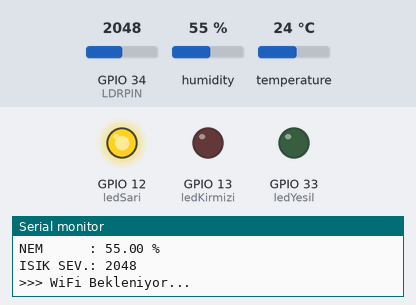
Bench run of a sketch on a simulated ESP32. On the bench: output pins drawn as LEDs (lit = HIGH), the last lines printed to the serial monitor. The test bench sets the inputs (shaded band); at power-on: GPIO 34 (LDRPIN) = 2048, humidity 55 %, temperature 24 °C. WiFi joins after 1.5 s; servers stay silent unless stated; uploads are accepted with an empty reply.

Above: at 0.1 s.
At 18.32 s:
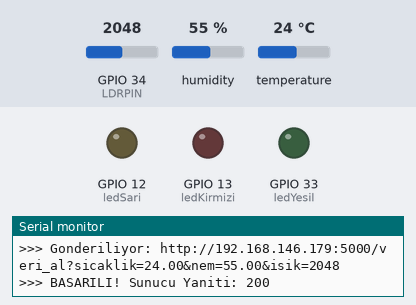
At 39.8 s:
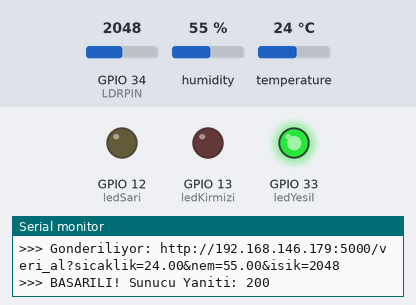
Timing chart, 0 to 40.0 s (numbered marks = the images above):
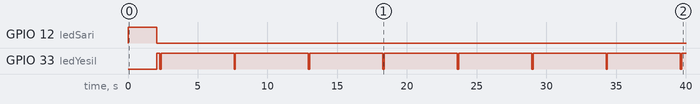

Measured:
- by itself, GPIO 12 (ledSari): LOW → HIGH at 0.03 s, → LOW 2.0 s later
- by itself, GPIO 33 (ledYesil): repeats every 5.3 s: LOW 0.10 s, HIGH 5.2 s

The sketch:

esp_son.ino
```cpp
#include <WiFi.h>              // ESP8266WiFi.h yerine WiFi.h
#include <HTTPClient.h>        // ESP8266HTTPClient.h yerine HTTPClient.h
#include <DHT.h>

// --- AYARLAR ---
const char* ssid = "baris";
const char* password = "bd560954";

// Sunucu IP adresi (Python/Flask sunucun)
const String serverIP = "http://192.168.146.179:5000";

// --- PİN TANIMLARI (Senin devreye göre güncellendi) ---
#define DHTPIN 4       // DHT11 S ucu D4'te
#define DHTTYPE DHT11
#define LDRPIN 34      // LDR ve Direnç birleşimi D34'te (Analog Pin)

const int ledKirmizi = 13; // D13
const int ledSari = 12;    // D12
const int ledYesil = 33;   // D33 (Söndürdüğümüz yeni yer)

DHT dht(DHTPIN, DHTTYPE);

void setup() {
  Serial.begin(115200);

  pinMode(ledYesil, OUTPUT);
  pinMode(ledSari, OUTPUT);
  pinMode(ledKirmizi, OUTPUT);

  dht.begin();

  // WiFi Başlatma
  WiFi.begin(ssid, password);
  Serial.println("\n--- ESP32 SISTEM BASLATILDI ---");
  Serial.print("WiFi Baglaniyor...");
}

void loop() {
  // 1. VERİLERİ OKU
  float h = dht.readHumidity();
  float t = dht.readTemperature();
  int isik = analogRead(LDRPIN); // ESP32'de 0-4095 arası döner

  // 2. SERİ MONİTÖR TAKİBİ
  Serial.println("---------------------------------");
  Serial.print("SICAKLIK : "); Serial.print(t); Serial.println(" *C");
  Serial.print("NEM      : "); Serial.print(h); Serial.println(" %");
  Serial.print("ISIK SEV.: "); Serial.println(isik);

  // 3. BAĞLANTI VE GÖNDERİM
  if (WiFi.status() != WL_CONNECTED) {
    digitalWrite(ledYesil, LOW);
    digitalWrite(ledSari, HIGH); // WiFi yoksa Sarı yanar
    Serial.println(">>> WiFi Bekleniyor...");
    delay(1000);
  }
  else {
    digitalWrite(ledSari, LOW);
    digitalWrite(ledYesil, HIGH); // WiFi varsa Yeşil yanar

    if (!isnan(h) && !isnan(t)) {
      HTTPClient http;
      WiFiClient client;

      // Tam URL oluşturma (Sorgu parametreleri ile)
      String url = serverIP + "/veri_al?sicaklik=" + String(t) + "&nem=" + String(h) + "&isik=" + String(isik);

      Serial.println(">>> Gonderiliyor: " + url);

      http.begin(client, url);
      int httpResponseCode = http.GET(); // GET isteği atar

      if (httpResponseCode > 0) {
        Serial.print(">>> BASARILI! Sunucu Yaniti: "); Serial.println(httpResponseCode);
        digitalWrite(ledKirmizi, LOW);

        // Başarı onayı: Yeşil LED hızlıca yanıp söner
        digitalWrite(ledYesil, LOW); delay(100); digitalWrite(ledYesil, HIGH);
      } else {
        Serial.print(">>> BAGLANTI HATASI: "); Serial.println(httpResponseCode);
        digitalWrite(ledKirmizi, HIGH); // Sunucuya ulaşamazsa Kırmızı yanar
      }
      http.end();
    } else {
      Serial.println(">>> SENSOR HATASI: Veri okunamadi!");
      digitalWrite(ledKirmizi, HIGH);
    }
    delay(5000); // 5 saniyede bir veri gönder
  }
}
```
